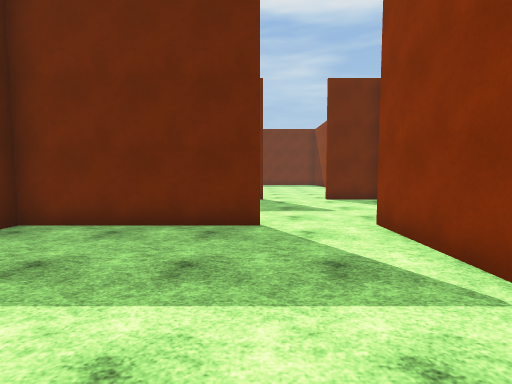
view 1 (above)

16 first-person views from a walk through a Unity game level. The camera is 1.53 m above the floor, tilts 4° down and sees 85° across. The floor is counted in squares, 1.44 m on a side. Each view is taken from the middle of a square. On the plan, view 1 faces up. The plan holds only what a view shows up to about 12 squares ahead; the rest is blank. The player character is not drawn. Surface patterns are stand-ins for the level's own textures.

view 2
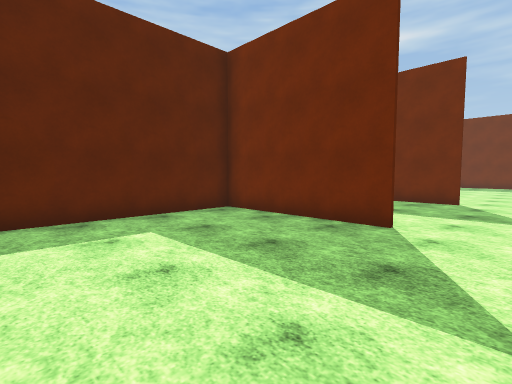

view 3
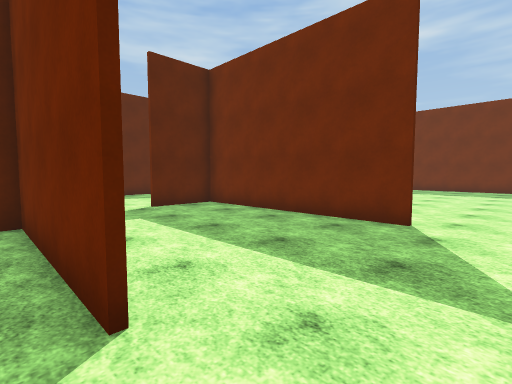

view 4
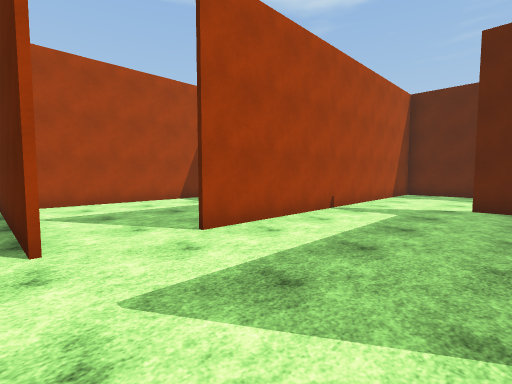

view 5
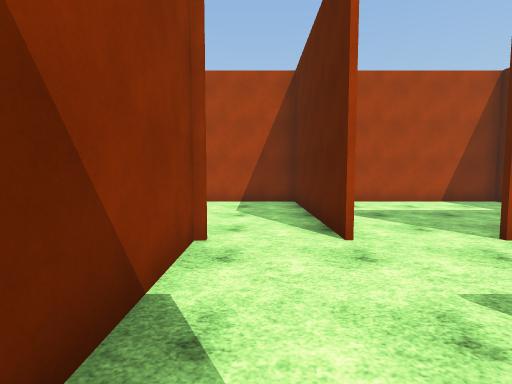

view 6
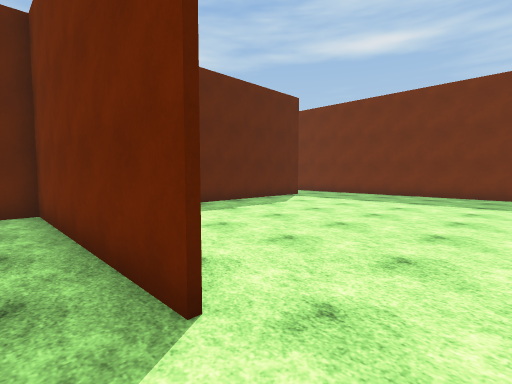

view 7
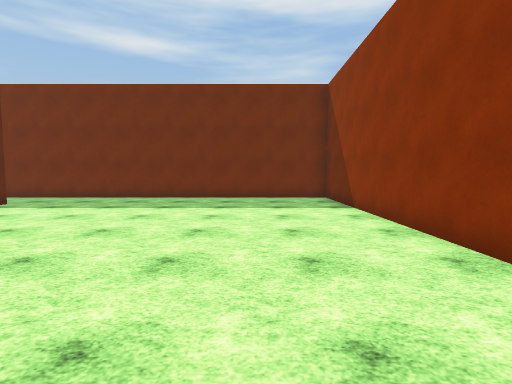

view 8
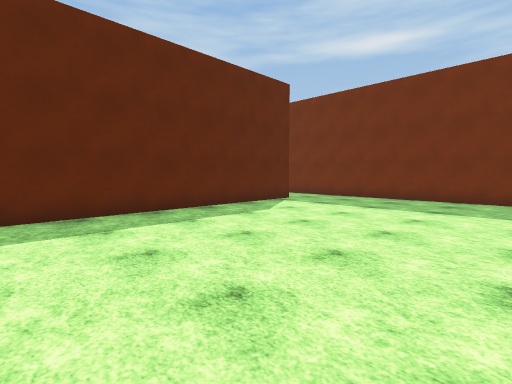

view 9
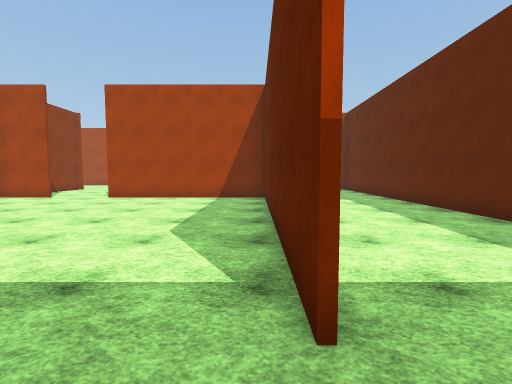

view 10
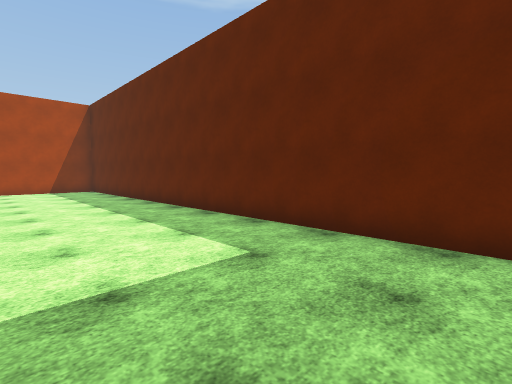

view 11
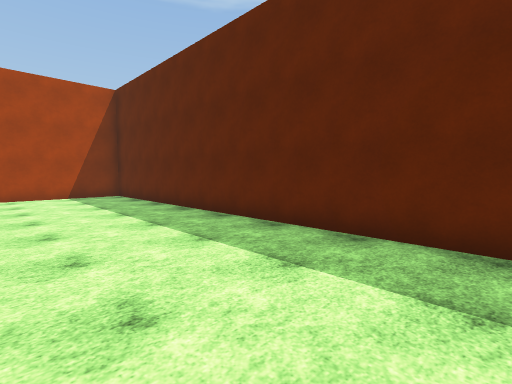

view 12
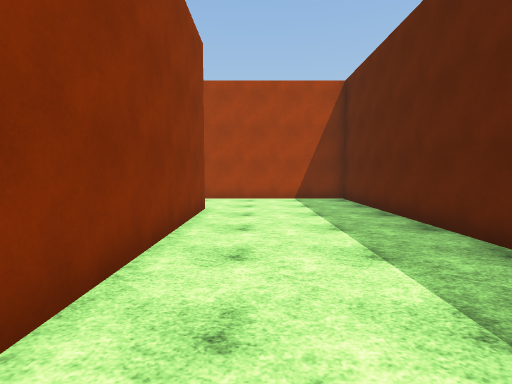

view 13
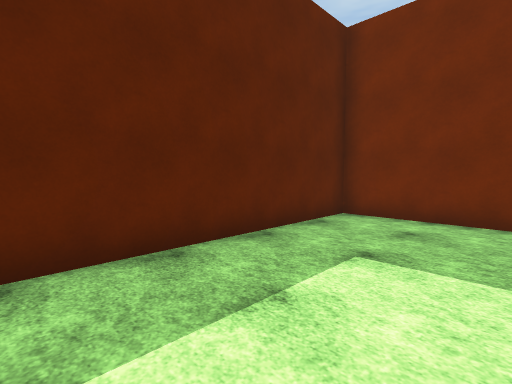

view 14
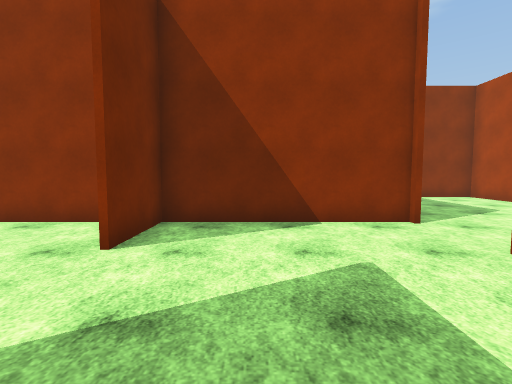

view 15
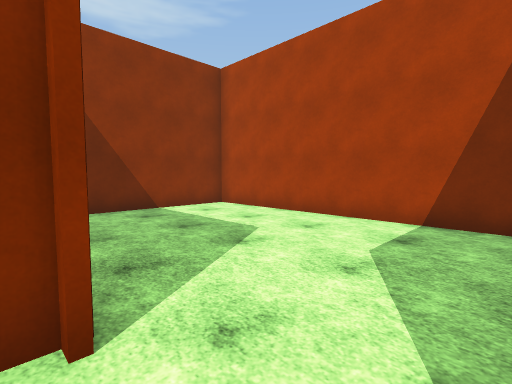

view 16
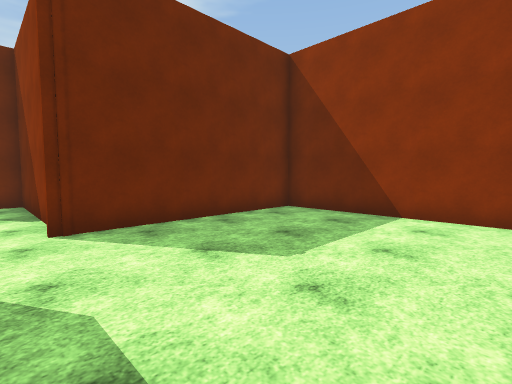

### Floor plan
Ten units are one square. View 1 is at (0, 0); x grows to the right and y downward. Boxes are objects, and circles mark ways between rooms. Rooms are numbered by the first view taken in them; rooms with no view inside come last. Other rooms are left out.
<svg viewBox="-120 -243 235 251">
<path fill="none" stroke="#000" d="M1 -56 -48 -56 -48 3 31 3M25 -26 25 -58M4 -110 -64 -110 -64 -88M50 -110 28 -110M50 -66 50 -111M-56 -57 1 -57M-64 -214 -64 -110M28 -112 49 -112M-64 -112 4 -112M50 -111 50 -238 -55 -238M-65 -89 -65 -155M-55 -238 -115 -238 -115 -57 -56 -57M31 3 110 3 110 -56 50 -56 50 -66M26 -58 26 1"/>
<circle cx="15" cy="-60" r="3" fill="#2a7"/>
<circle cx="15" cy="-110" r="3" fill="#2a7"/>
<circle cx="-50" cy="-75" r="3" fill="#2a7"/>
<circle cx="40" cy="-60" r="3" fill="#2a7"/>
<circle cx="-60" cy="-225" r="3" fill="#2a7"/>
<text x="-10" y="-30">1</text>
<text x="0" y="-90">2</text>
<text x="-10" y="-180">3</text>
<text x="-90" y="-140">4</text>
<text x="70" y="-30">5</text>
</svg>
Room 1 opens to room 2. Room 2 opens to room 3. Room 2 opens to room 4. Room 2 opens to room 5. Room 3 opens to room 4.

Where each view was taken, in squares from view 1:
view 1: 0 up, 0 right, facing up
view 2: 0 up, 2 right, facing up-left
view 3: 5 up, 2 right, facing up-left
view 4: 10 up, 3 right, facing down-left
view 5: 10 up, 4 right, facing down
view 6: 10 up, 2 right, facing up-left
view 7: 12 up, 2 right, facing up
view 8: 12 up, 1 right, facing up-left
view 9: 23 up, 6 left, facing down
view 10: 23 up, 7 left, facing down-left
view 11: 19 up, 7 left, facing down-left
view 12: 17 up, 8 left, facing down
view 13: 17 up, 8 left, facing up-left
view 14: 9 up, 1 left, facing right
view 15: 6 up, 3 right, facing down-right
view 16: 0 up, 4 right, facing up-right
